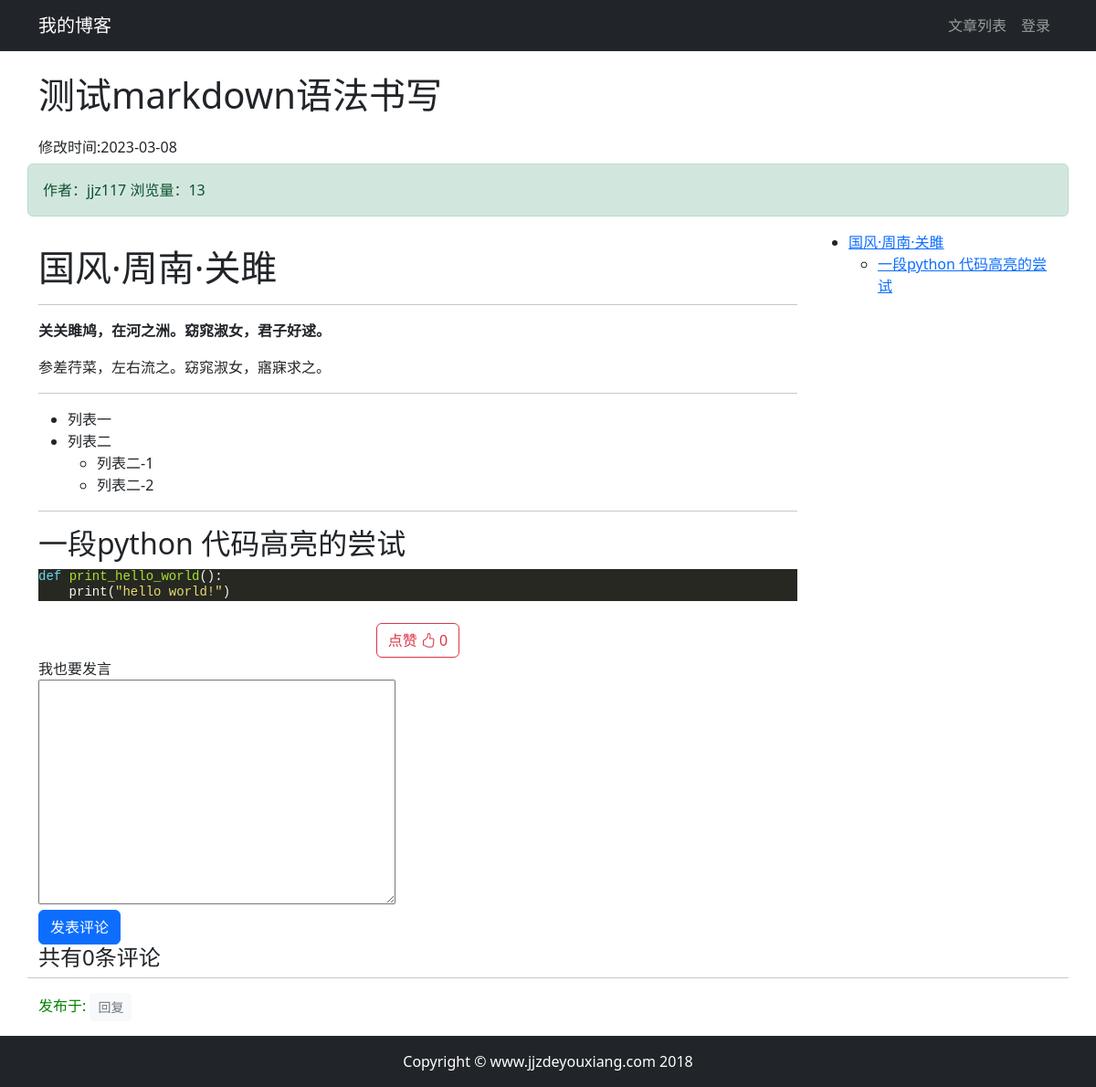
The page /article/article_detail/5/ on the database its author committed.
### article/models.py (models this page shows, shortened)
class ArticlePost(models.Model):
    author = models.ForeignKey(User, on_delete=models.CASCADE)
    column = models.ForeignKey(ArticleColumn, on_delete=models.CASCADE, null=True, blank=True, related_name="articles")
    tags = TaggableManager(blank=True)
    total_views = models.PositiveIntegerField(default=0)
    title = models.CharField(max_length=200)
    avatar = models.ImageField(upload_to='article/%Y%m%d', blank=True, null=True)
    likes = models.PositiveIntegerField(default=0)
    def save(self, *args, **kwargs):
        article = super(ArticlePost, self).save(*args, **kwargs)
        return article
    content = models.TextField()
    created_time = models.DateTimeField(default=timezone.now)
    updated_time = models.DateTimeField(auto_now=True)
    class Meta:  # class Meta提供元数据，也就是内部数据，这些信息不是某篇文章私有，而是整张表的共同行为。
        ordering = ('-created_time',)

### article/views.py (the view)
# urls.py: path('article_detail/<int:id>/',views.article_detail,name='article_detail'),
def article_detail(request, id):
    article = ArticlePost.objects.get(id=id)
    article.total_views += 1
    article.save(update_fields=['total_views'])
    md = markdown.Markdown(extensions=[
        'markdown.extensions.extra',
        'markdown.extensions.codehilite',
        'markdown.extensions.toc',
    ])
    article.content = md.convert(article.content)
    article_comments = article.article_comment.all()
    article_comment_form = ArticleCommentForm()
    context = {'article': article, 'toc': md.toc, 'article_comments': article_comments,
               'article_comment_form':article_comment_form}
    return render(request, 'article/detail.html', context)

### comment/forms.py
class ArticleCommentForm(forms.ModelForm):
    class Meta:
        model = ArticleComment
        fields = ['comment']

### article/templates/article/detail.html (shortened to what this page needs)
{% extends "base.html" %}
{% load static %}
{% block content %}
<link rel="stylesheet" href="{% static 'prism/prism.css' %}">
<div class="container">
    <div class="row">
        <h1 class="col-12 mt-4 mb-4">{{ article.title }}</h1>
        <h6 class="col-auto text-center">修改时间:{{ article.updated_time|date:'Y-m-d' }}</h6>
        <div class="col-12 alert alert-success">作者：{{ article.author }}
            浏览量：{{ article.total_views }}
        </div>
    </div>
    <div class="row">
        <div class="col-9 main-content">
            <p>{{ article.content|safe }}</p>
            <div style="text-align:center;" class="mt-4">
                <button class="btn btn-outline-danger"
                        type="button"
                        onclick="validate_is_like(
                                 '{% url 'article:increase_likes' article.id %}',
                                 {{ article.id }},
                                 {{ article.likes }}
                                 )"
                        >
                <span>点赞</span>
                <span>
                    <i class="bi bi-hand-thumbs-up"></i>
                </span>
                <span id="likes_number">
                    {{ article.likes }}
                </span>
                </button>
            </div>
            <form method="post" action="{% url "comment:create_article_comment" article.id %}">
                <div class="form-group">
                    <label for="comment">我也要发言</label>
                    <div>
                        {{ article_comment_form.comment |safe }}
                    </div>
                </div>
                <button type="submit" class="btn btn-primary">发表评论</button>
            </form>
        </div>
        <div class="col-3">
            <div class="sidebar">
                <div class="sidebar__inner">
                    {{ toc|safe }}
                </div>
            </div>
        </div>
    </div>
    <div class="row">
            {% load mptt_tags %}
            <h4>共有{{ article_comments.count }}条评论</h4>
                {% recursetree article_comments %}
                {% with comment=node %}
                <hr>
            <div class="{% if comment.reply_to %} offset-1 col-8
                        {% else %}
                        col-9 {% endif %}" id="comment_elem_{{ comment.id }}" >
                    <span style="color: green">发布于:{{ comment.created|date:"Y-m-d H:i" }}
                             </span>
            {% if user.is_authenticated %}
            <button type="button"
                    class="btn btn-light btn-sm text-muted"
                    onclick="load_modal({{ article.id }},{{ comment.id }})">回复</button>
            {% else %}
            <a class="btn btn-light btn-sm text-muted"
                       href="{% url 'account_login' %}"
                       >回复</a>
            {% endif %}
            </div>
            {% endwith %}
    {% endrecursetree %}
        </div>
</div>
    {% endblock content %}

### article/static/article/monokai.css (style rules this page uses)
pre { line-height: 125%; }
.codehilite { background: #272822; color: #f8f8f2 }
.codehilite .k { color: #66d9ef }
.codehilite .p { color: #f8f8f2 }
.codehilite .nb { color: #f8f8f2 }
.codehilite .nf { color: #a6e22e }
.codehilite .w { color: #f8f8f2 }
.codehilite .s2 { color: #e6db74 }

### rows shown on the page
ArticlePost: title "测试markdown语法书写", updated_time "2023-03-08", author "jjz117", total_views "13", content "国风·周南·关雎 关关雎鸠，在河之洲。窈窕淑女，君子好逑。 参差荇菜，左右流之。窈窕淑女，寤寐求之。 列表一 列表二 列表二-1 列表二-2 一段python 代码高亮的尝试 def print_hello_world (): print ( \"hello world!\" )", likes "0", count "0"

### other values the page prints
{{ toc|safe }} "国风·周南·关雎 一段python 代码高亮的尝试"
